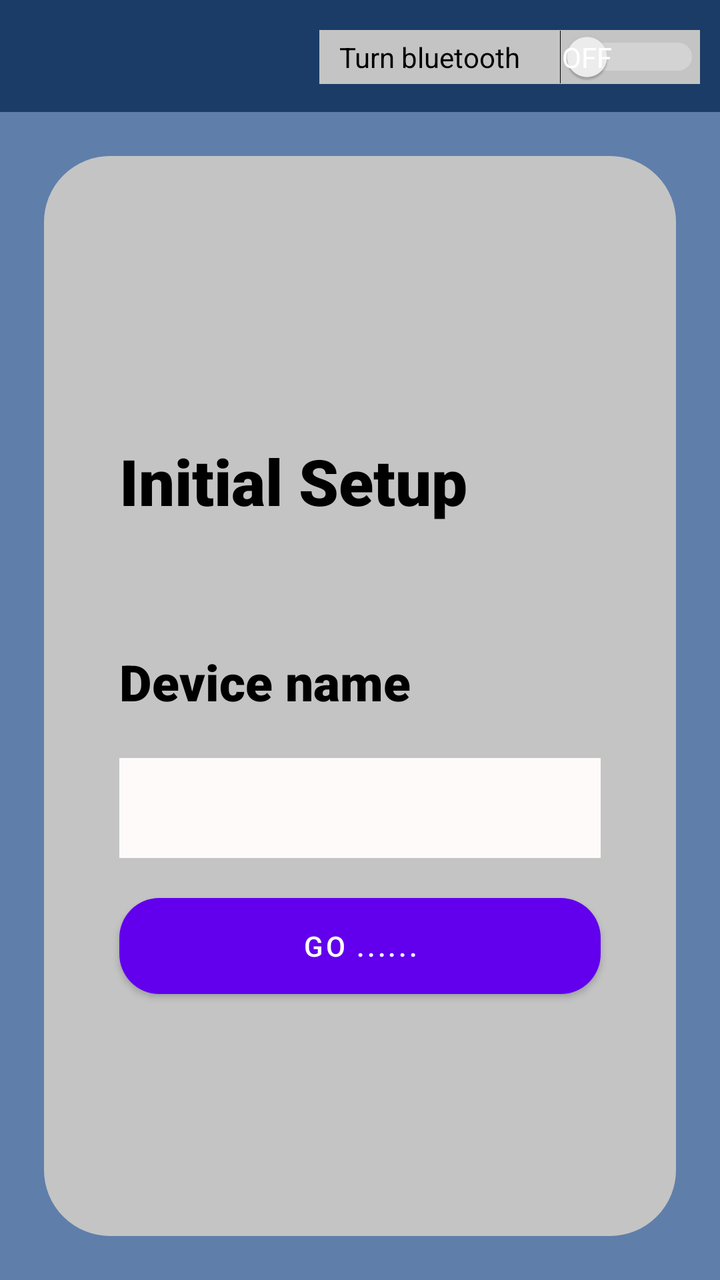
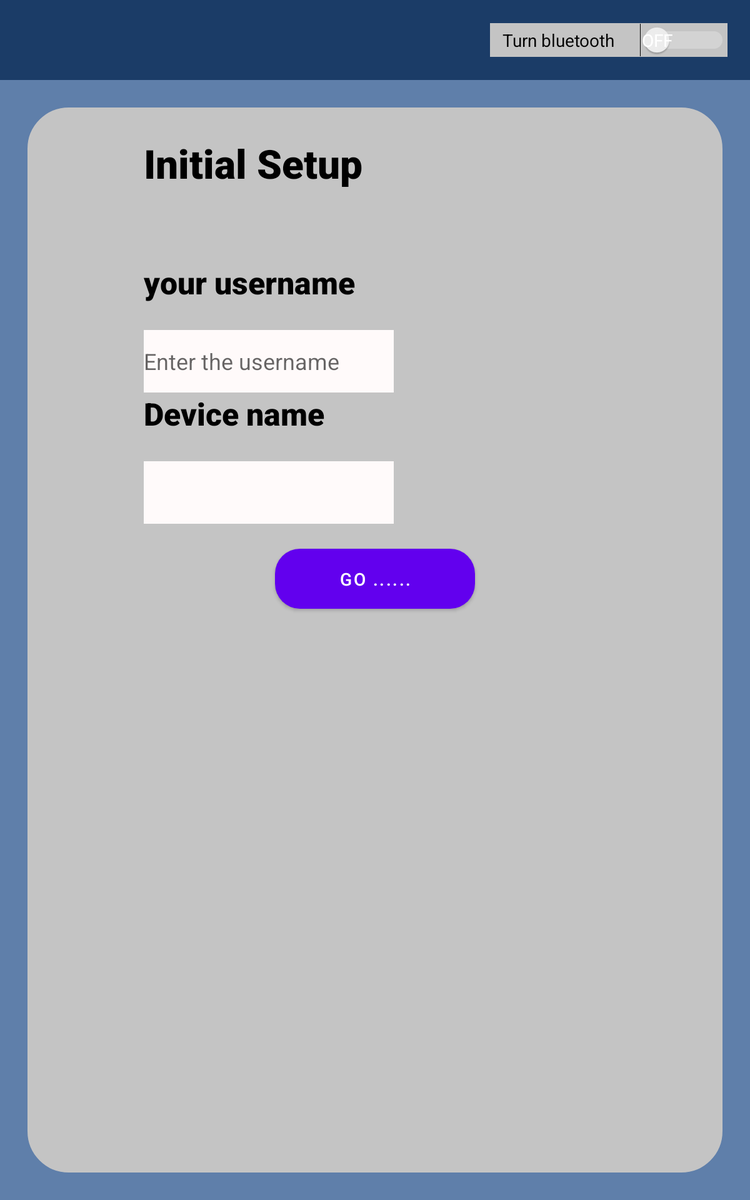

One screen, two layout resources from the same app: the default and the repository's alternative for another configuration. Each is rendered where Android would select it; the XML of both is given below.
<!-- AndroidManifest.xml: application theme Theme.Bluetooth_Chat_Application -->
<!-- res/layout/activity_main.xml -->
<?xml version="1.0" encoding="utf-8"?>
<LinearLayout xmlns:android="http://schemas.android.com/apk/res/android"
    xmlns:app="http://schemas.android.com/apk/res-auto"
    xmlns:tools="http://schemas.android.com/tools"
    android:layout_width="match_parent"
    android:layout_height="match_parent"
    android:orientation="vertical"
    android:layout_gravity="center"
    android:layout_centerInParent="true"
    android:background="@color/background"
    android:id="@+id/main"
    tools:context=".MainActivity" >
        <include

                layout="@layout/toolbar_main"
                android:id="@+id/toolbar"
                />

        <LinearLayout
            android:layout_width="match_parent"
            android:layout_height="match_parent"
            android:gravity="center"
            android:layout_margin="20dp"
            android:padding="@dimen/speech_bubble_corners"
            android:background="@drawable/shape"

            android:orientation="vertical">

                <TextView
                    android:id="@+id/initialsetup"
                    android:layout_width="match_parent"
                    android:layout_height="50dp"
                    android:layout_marginLeft="40dp"
                    android:layout_marginTop="20dp"
                    android:layout_marginRight="40dp"
                    android:layout_marginBottom="50sp"
                    android:fontFamily="sans-serif-black"
                    android:text="Initial Setup"
                    android:textColor="@color/black"
                    android:textSize="32sp" />


                <TextView
                    android:id="@+id/divicename"
                    android:layout_width="match_parent"
                    android:layout_height="50dp"
                    android:layout_marginLeft="40dp"
                    android:layout_marginTop="5dp"
                    android:layout_marginRight="40dp"
                    android:fontFamily="sans-serif-black"
                    android:text="Device name"
                    android:textColor="@color/black"

                    android:textSize="25sp" />

                <TextView

                    android:id="@+id/devname"
                    android:layout_width="match_parent"
                    android:layout_height="50dp"
                    android:layout_marginLeft="40dp"
                    android:layout_marginTop="5dp"
                    android:layout_marginRight="40dp"
                    android:background="#FFFAFA"
                    android:textColor="@color/black" />

                <Button
                    android:id="@+id/gobtn"
                    android:layout_width="match_parent"
                    android:layout_height="wrap_content"
                    android:layout_gravity="center"
                    android:layout_marginLeft="40dp"
                    android:layout_marginTop="20dp"
                    android:layout_marginRight="40dp"
                    android:layout_weight="0"
                    android:background="@drawable/roundedbutton"
                    android:padding="6dp"
                    android:text="Go ......" />


        </LinearLayout>

</LinearLayout>
<!-- res/layout/toolbar_main.xml (included above) -->
<androidx.appcompat.widget.Toolbar
    xmlns:android="http://schemas.android.com/apk/res/android"
    android:layout_width="match_parent"
    android:layout_height="?attr/actionBarSize"
    android:background="@color/toolbar"
    android:layout_marginLeft="0dp"
    android:layout_marginRight="0dp"
    android:layout_marginTop="0dp"
    android:theme="@style/ThemeOverlay.AppCompat.Dark.ActionBar" >
    <Switch
        android:id="@+id/bluetooth_enable"
        android:background="@color/bluetoothbutton"
        android:layout_width="wrap_content"
        android:layout_height="wrap_content"
        android:layout_gravity="right"
        android:layout_marginTop="15dp"
        android:layout_marginRight="10dp"
        android:showText="true"
        android:text="Turn bluetooth"
        android:paddingLeft="10dp"
        android:switchPadding="20dp"
       android:switchMinWidth="70dp"
        android:textOff="Off"
        android:textColor="@color/black"
        android:onClick="onSwitchClicked"
        android:textOn="On" />
</androidx.appcompat.widget.Toolbar>
<!-- resources referenced by this layout -->
<resources>
  <color name="background">#5F7FAA</color>
  <color name="black">#FF000000</color>
  <color name="bluetoothbutton">#C4C4C4</color>
  <color name="toolbar">#1B3C67</color>
  <!-- drawable roundedbutton (drawable) -->
  <?xml version="1.0" encoding="utf-8"?>
  <shape xmlns:android="http://schemas.android.com/apk/res/android" android:shape="rectangle">
      <solid android:color="@color/background" />
      <corners android:radius="20dp" />
  </shape>
  <!-- drawable shape (drawable) -->
  <?xml version="1.0" encoding="utf-8"?>
  <shape xmlns:android="http://schemas.android.com/apk/res/android"
      android:shape="rectangle">
      <solid android:color="@color/centralcolor">
  
      </solid>
      <stroke android:width="2dp"
          android:color="@color/background">
  
      </stroke>
      <padding android:left="5dp"
          android:top="5dp"
          android:right="5dp"
          android:bottom="5dp"
          >
  
      </padding>
      <corners android:radius="34dp"></corners>
  </shape>
  <style name="Theme.Bluetooth_Chat_Application" parent="Theme.MaterialComponents.DayNight.NoActionBar">
          
          <item name="colorPrimary">@color/purple_500</item>
          <item name="colorPrimaryVariant">@color/purple_700</item>
          <item name="colorOnPrimary">@color/white</item>
          
          <item name="colorSecondary">@color/teal_200</item>
          <item name="colorSecondaryVariant">@color/teal_700</item>
          <item name="colorOnSecondary">@color/black</item>
          
          <item name="android:statusBarColor" tools:targetApi="l">@color/background</item>
          
      </style>
  <color name="centralcolor">#C4C4C4</color>
  <color name="purple_500">#FF6200EE</color>
  <color name="purple_700">#FF3700B3</color>
  <color name="white">#FFFFFFFF</color>
  <color name="teal_200">#FF03DAC5</color>
  <color name="teal_700">#FF018786</color>
</resources>
<!-- res/layout-sw600dp/activity_main.xml (the repository's variant of the layout above) -->
<!-- drawn on a 7-inch tablet held upright -->
<?xml version="1.0" encoding="utf-8"?>
<LinearLayout xmlns:android="http://schemas.android.com/apk/res/android"
    xmlns:app="http://schemas.android.com/apk/res-auto"
    xmlns:tools="http://schemas.android.com/tools"
    android:layout_width="match_parent"
    android:layout_height="match_parent"
    android:orientation="vertical"
    android:layout_gravity="center"
    android:layout_centerInParent="true"
    android:background="@color/background"

    tools:context=".MainActivity" >
        <include

                layout="@layout/toolbar_main"
                android:id="@+id/toolbar"
                />
        <LinearLayout
            android:layout_width="match_parent"
            android:layout_height="match_parent"
            android:layout_gravity="center"
            android:layout_margin="20dp"
            android:orientation="vertical"

            android:background="@drawable/shape">

                <TextView
                    android:id="@+id/initialsetup"
                    android:layout_width="200dp"
                    android:layout_height="50dp"
                    android:layout_marginTop="20dp"
                    android:layout_marginStart="90dp"
                    android:layout_marginBottom="50sp"
                    android:textColor="@color/black"
                    android:textSize="32sp"
                    android:fontFamily="sans-serif-black"
                    android:text="Initial Setup" />
                <TextView
                    android:id="@+id/usertextview"
                    android:layout_width="200dp"
                    android:layout_height="50dp"
                    android:layout_marginTop="0dp"
                    android:layout_marginStart="90dp"
                    android:textColor="@color/black"
                    android:textSize="25sp"
                    android:fontFamily="sans-serif-black"

                    android:text="your username" />
                <EditText

                        android:textColor="@color/black"
                        android:background="#FFFAFA"
                    android:layout_width="200dp"
                    android:layout_height="50dp"
                    android:layout_marginTop="5dp"
                    android:hint="Enter the username"
                    android:inputType="text"
                    android:layout_marginStart="90dp"/>
                <TextView
                    android:id="@+id/divicename"
                    android:layout_width="200dp"
                    android:layout_height="50dp"
                    android:layout_marginTop="0dp"
                    android:layout_marginStart="90dp"
                    android:textColor="@color/black"
                    android:textSize="25sp"
                    android:fontFamily="sans-serif-black"

                    android:text="Device name" />
                <TextView
                    android:id="@+id/devname"
                    android:textColor="@color/black"
                    android:background="#FFFAFA"
                    android:layout_width="200dp"
                    android:layout_height="50dp"
                    android:layout_marginTop="5dp"
                    android:layout_marginStart="90dp"/>
                <Button

                    android:layout_width="160dp"
                    android:layout_height="wrap_content"
                    android:text="Go ......"
                    android:background="@drawable/roundedbutton"
                    android:padding="6dp"
                    android:layout_marginTop="20dp"
                    android:layout_gravity="center"
                    android:layout_weight="0"
                    />





        </LinearLayout>

</LinearLayout>
